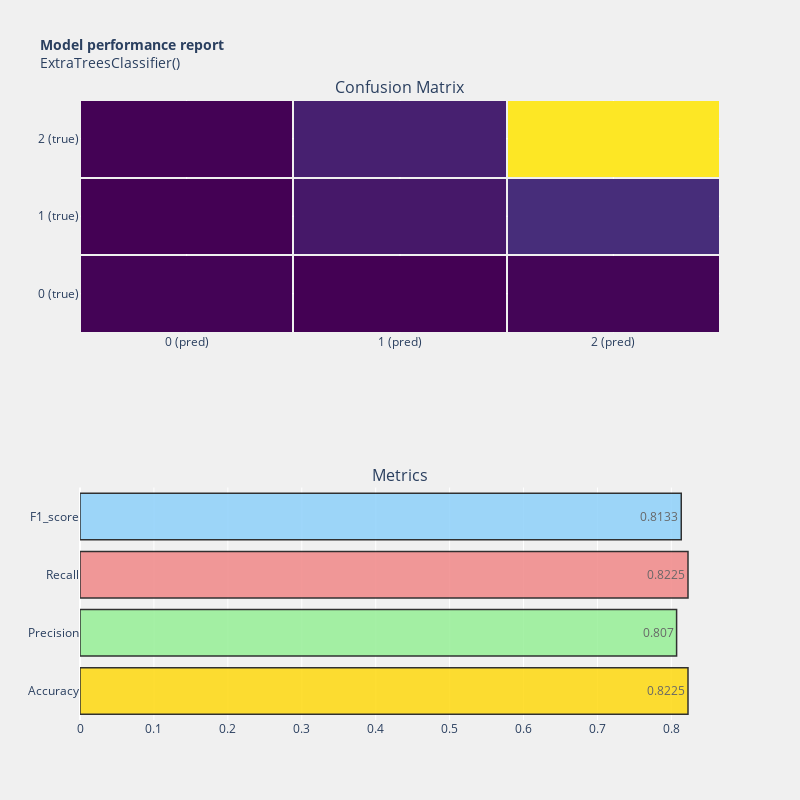

Notebook source saved alongside this figure:
### Code cell
model_performance(extree,y_test, y_pred)

### Figure 1 — Plotly figure (JSON) as saved in the notebook; plotly's stock layout.template omitted (floating-point values rounded to 4 significant figures)
{"data": [{"colorscale": [[0, "#440154"], [0.1111, "#482878"], [0.2222, "#3e4989"], [0.3333, "#31688e"], [0.4444, "#26828e"], [0.5556, "#1f9e89"], [0.6667, "#35b779"], [0.7778, "#6ece58"], [0.8889, "#b5de2b"], [1, "#fde725"]], "showscale": false, "type": "heatmap", "x": ["0 (pred)", "1 (pred)", "2 (pred)"], "xaxis": "x", "xgap": 2, "y": ["0 (true)", "1 (true)", "2 (true)"], "yaxis": "y", "ygap": 2, "z": [[19, 2, 31], [3, 188, 361], [11, 248, 2832]]}, {"marker": {"color": ["gold", "lightgreen", "lightcoral", "lightskyblue"], "line": {"color": "#000000", "width": 1.5}}, "opacity": 0.8, "orientation": "h", "text": [0.8225, 0.807, 0.8225, 0.8133], "textposition": "auto", "type": "bar", "x": [0.8225, 0.807, 0.8225, 0.8133], "xaxis": "x2", "y": ["Accuracy", "Precision", "Recall", "F1_score"], "yaxis": "y2"}], "layout": {"annotations": [{"font": {"size": 16}, "showarrow": false, "text": "Confusion Matrix", "x": 0.5, "xanchor": "center", "xref": "paper", "y": 1, "yanchor": "bottom", "yref": "paper"}, {"font": {"size": 16}, "showarrow": false, "text": "Metrics", "x": 0.5, "xanchor": "center", "xref": "paper", "y": 0.375, "yanchor": "bottom", "yref": "paper"}], "autosize": true, "height": 800, "paper_bgcolor": "rgba(240,240,240, 0.95)", "plot_bgcolor": "rgba(240,240,240, 0.95)", "showlegend": false, "title": {"font": {"size": 14}, "text": "<b>Model performance report</b><br>ExtraTreesClassifier()"}, "width": 800, "xaxis": {"anchor": "y", "domain": [0, 1]}, "xaxis2": {"anchor": "y2", "domain": [0, 1]}, "yaxis": {"anchor": "x", "domain": [0.625, 1]}, "yaxis2": {"anchor": "x2", "domain": [0, 0.375]}}}
